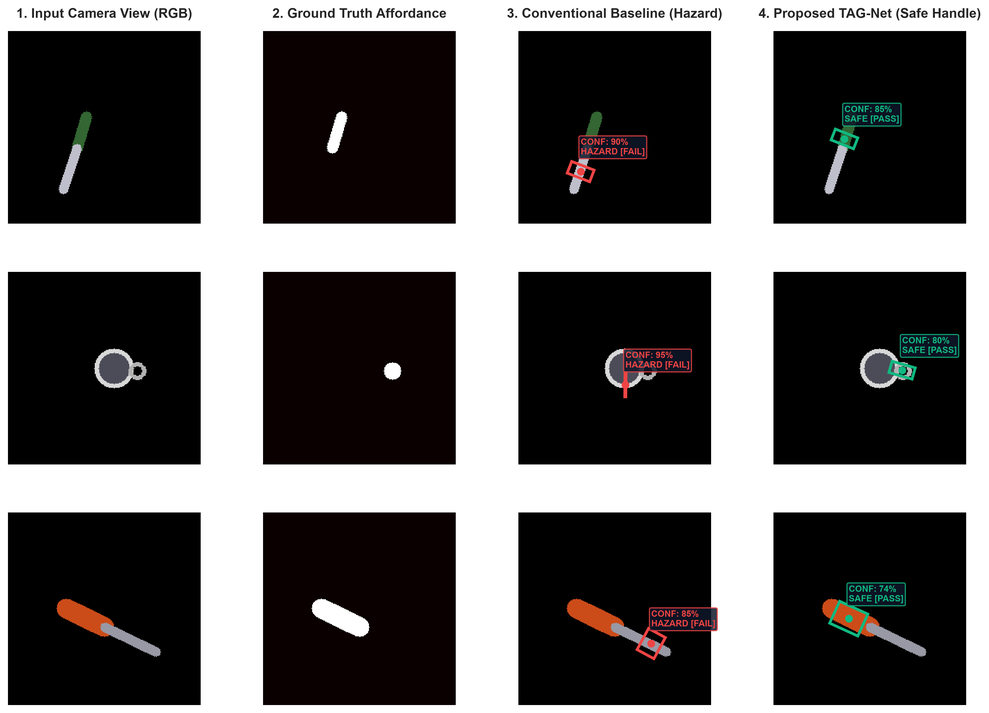
#> input picture colab_eda_results/plot5_qualitative_explainability_matrix.png, 989 x 713 px, shrunk from 3726 x 2688 before the run
$ python create_presentation_images_pdf.py
#> lines starting #> are read from the running program, lines starting #| are printed output that depends on the picture
"""
Generate TAG-Net Presentation Images PDF & Studio Mockup
========================================================
Compiles all high-resolution visual assets into a single clean PDF:
`TAG_Net_Presentation_Images.pdf` with slide mapping labels.
"""

import os
import sys
import numpy as np
import matplotlib
import matplotlib.pyplot as plt
from matplotlib.backends.backend_pdf import PdfPages
from PIL import Image

ROOT_DIR = os.path.dirname(os.path.abspath(__file__))
ASSETS_DIR = os.path.join(ROOT_DIR, "assets", "presentation_slides")
COLAB_DIR = os.path.join(ROOT_DIR, "colab_eda_results")
PDF_PATH = os.path.join(ROOT_DIR, "TAG_Net_Presentation_Images.pdf")

os.makedirs(ASSETS_DIR, exist_ok=True)


def create_studio_dashboard_mockup():
    """Renders a visual graphic of the Web Studio Dashboard interface."""
    out_path = os.path.join(ASSETS_DIR, "studio_dashboard_interface.png")

    # Load visualization image if available, else generate
    vis_path = os.path.join(COLAB_DIR, "plot5_qualitative_explainability_matrix.png")
    sim_path = os.path.join(ASSETS_DIR, "3d_knife_handover_safe.png")

    fig = plt.figure(figsize=(16, 9), dpi=150, facecolor='#07090E')
    ax = fig.add_subplot(111)
    ax.set_facecolor('#07090E')
    ax.axis('off')

    # Header bar
    ax.text(0.04, 0.94, "⚡ TAG-NET STUDIO // 6-DoF ROBOTIC MANIPULATION DIGITAL TWIN",
            color='#38BDF8', fontsize=16, fontweight='bold', transform=ax.transAxes)
    ax.text(0.04, 0.90, "FASTAPI ASYNC BACKEND • 17.69 ms INFERENCE • 56.5 FPS • MUJOCO 3.15 HD",
            color='#94A3B8', fontsize=10, fontfamily='monospace', transform=ax.transAxes)

    # Status pills
    ax.text(0.72, 0.93, "STATUS: ONLINE (56.5 FPS)", color='#10B981', fontsize=11, fontweight='bold',
            bbox=dict(boxstyle="round,pad=0.4", facecolor='#0D121C', edgecolor='#10B981', lw=1.5), transform=ax.transAxes)
    ax.text(0.88, 0.93, "ENGINE: MUJOCO HD", color='#38BDF8', fontsize=11, fontweight='bold',
            bbox=dict(boxstyle="round,pad=0.4", facecolor='#0D121C', edgecolor='#38BDF8', lw=1.5), transform=ax.transAxes)

    # Draw two main screen cards
    # Left: Perception
    ax.text(0.04, 0.83, "VIEWPORT 1: AGAM NEURAL AFFORDANCE PERCEPTION", color='#F8FAFC', fontsize=12, fontweight='bold', transform=ax.transAxes)
    if os.path.exists(vis_path):
        img_vis = Image.open(vis_path)
#> img_vis is the input picture: PIL image 989x713 RGBA; mean R, G, B, A 98.3, 96.4, 96.2, 255
        ax_in1 = fig.add_axes([0.04, 0.16, 0.44, 0.64])
        ax_in1.imshow(img_vis)
        ax_in1.axis('off')

    # Right: MuJoCo Live Stream
    ax.text(0.52, 0.83, "VIEWPORT 2: 6-DoF MUJOCO PHYSICAL EXECUTION (16:9 HD)", color='#F8FAFC', fontsize=12, fontweight='bold', transform=ax.transAxes)
    if os.path.exists(sim_path):
        img_sim = Image.open(sim_path)
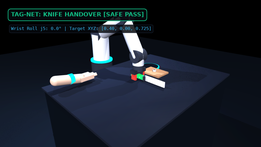
#> input picture assets/presentation_slides/3d_knife_handover_safe.png, 261 x 147 px, shrunk from 985 x 554 before the run
#> img_sim is the input picture: PIL image 261x147 RGBA; mean R, G, B, A 24.1, 31.4, 40.7, 255
        ax_in2 = fig.add_axes([0.52, 0.16, 0.44, 0.64])
        ax_in2.imshow(img_sim)
        ax_in2.axis('off')

    # Bottom control indicators
    controls_text = "INTERACTIVE DOCK: [ MODEL: TAG-Net (AGAM) ]   [ TOOL: Chef Knife ]   [ TASK: Safe Handover ]   [ ORIENTATION: 0° (Wrist Roll j5) ]   [ α: 1.00 ]"
    ax.text(0.50, 0.06, controls_text, color='#38BDF8', fontsize=10, fontfamily='monospace', ha='center',
            bbox=dict(boxstyle="round,pad=0.5", facecolor='#0D121C', edgecolor='#1E293B', lw=1), transform=ax.transAxes)

    plt.savefig(out_path, bbox_inches='tight', pad_inches=0.2, facecolor='#07090E')
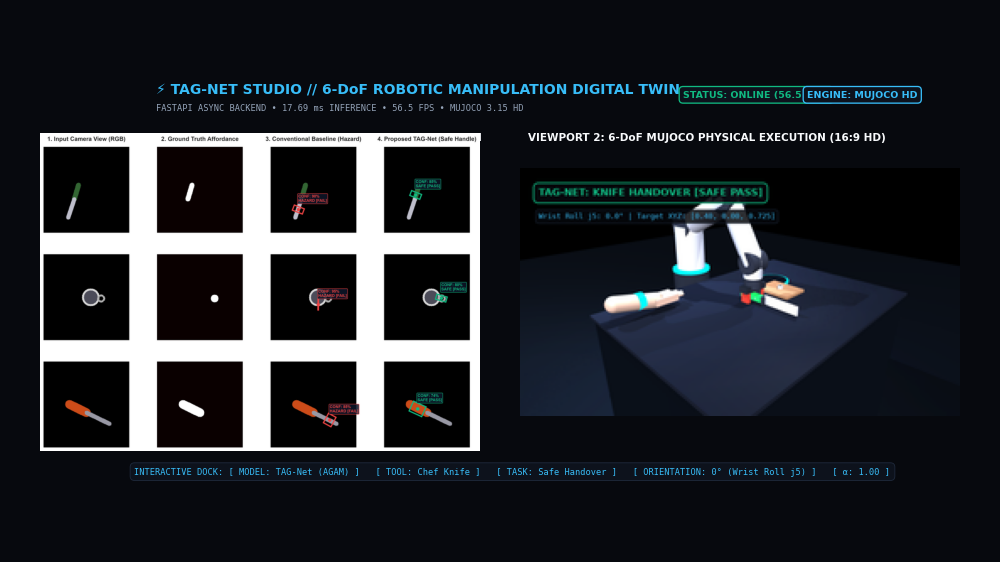
#> figure drawn by matplotlib, 2 panels
    plt.close(fig)
    print(f"Created: {out_path}")
    return out_path


def build_images_pdf():
    mockup_path = create_studio_dashboard_mockup()

    # Image registry: (Title, Slide to Use On, Description, File Path)
    images_to_compile = [
        (
            "IMAGE 1: Conventional Baseline Failure (Blade Grasp)",
            "SLIDE 2: The Critical Failure of Conventional Grasping",
            "Shows conventional model (GG-CNN/Dex-Net philosophy) clamping the dangerous sharp cutting blade.",
            os.path.join(ASSETS_DIR, "3d_knife_blade_hazard.png")
        ),
        (
            "IMAGE 2: TAG-Net Architecture & AGAM Dataflow",
            "SLIDE 4: Proposed TAG-Net & AGAM Architecture",
            "Full neural dataflow: 4-channel RGB-D input, ResNet backbone, AGAM attention branch, Hadamard fusion, and 6-DoF twin.",
            os.path.join(ASSETS_DIR, "tagnet_architecture_pipeline.png")
        ),
        (
            "IMAGE 3: TAG-Net Safe Knife Handover",
            "SLIDE 6: Safe Tool Handover Demonstration (Chef Knife)",
            "MuJoCo robotic arm securely grasping the knife handle and presenting it directly to the human palm.",
            os.path.join(ASSETS_DIR, "3d_knife_handover_safe.png")
        ),
        (
            "IMAGE 4: Rotated Mug Handle Grasp (45° Wrist Roll)",
            "SLIDE 7: Handling Rotated Objects & Dynamic Wrist Alignment",
            "Robot wrist roll rotates 45° to match rotated mug, avoiding the sanitary drinking rim and grasping the loop.",
            os.path.join(ASSETS_DIR, "3d_mug_rotated_safe.png")
        ),
        (
            "IMAGE 5: Screwdriver Power Grip for Work/Torque",
            "SLIDE 8: Functional Tool Manipulation (Screwdriver)",
            "Grasping the textured rubber power grip instead of the metal shaft to apply clockwise fastening torque.",
            os.path.join(ASSETS_DIR, "3d_screwdriver_torque_safe.png")
        ),
        (
            "IMAGE 6: Side-by-Side Visual Proof Matrix",
            "SLIDE 9: Qualitative Comparison Matrix (Knife, Mug, Tool)",
            "Multi-tool comparison: RGB Camera vs GT Affordance Mask vs Conventional Failure (Red) vs TAG-Net Safe (Green).",
            os.path.join(COLAB_DIR, "plot5_qualitative_explainability_matrix.png")
        ),
        (
            "IMAGE 7: Executive Web Studio Dashboard Interface",
            "SLIDE 10: Real-Time Web Studio & API Architecture",
            "Live demonstration UI showing synchronized neural heatmap perception and 6-DoF MuJoCo simulation stream.",
            mockup_path
        )
    ]

    print(f"\n>>> Compiling {len(images_to_compile)} high-resolution images into PDF...")
    with PdfPages(PDF_PATH) as pdf:
        # Cover / Index Page
        fig, ax = plt.subplots(figsize=(11.69, 8.27), dpi=150, facecolor='#07090E') # A4 Landscape
        ax.set_facecolor('#07090E')
        ax.axis('off')

        ax.text(0.5, 0.90, "TAG-NET PRESENTATION VISUAL ASSETS CATALOG", color='#38BDF8', fontsize=18, fontweight='bold', ha='center')
        ax.text(0.5, 0.85, "High-Resolution Images for Slides • Exact Slide Mapping & Captions", color='#94A3B8', fontsize=11, fontfamily='monospace', ha='center')

        y = 0.75
        for idx, (title, slide_info, desc, path) in enumerate(images_to_compile):
            exists = "✓" if os.path.exists(path) else "✗"
            color = '#10B981' if exists == "✓" else '#EF4444'
            ax.text(0.08, y, f"[{exists}] {title}", color='#FFFFFF', fontsize=11, fontweight='bold')
            ax.text(0.12, y - 0.035, f"→ Target: {slide_info}", color='#38BDF8', fontsize=9.5, fontfamily='monospace')
            ax.text(0.12, y - 0.065, f"→ Details: {desc}", color='#94A3B8', fontsize=8.5)
            y -= 0.10

        ax.text(0.5, 0.05, "TAG-Net Project • Task-Aware Affordance-Gated Grasp Network", color='#64748B', fontsize=9, ha='center')
        pdf.savefig(fig, facecolor='#07090E')
        plt.close(fig)

        # Image Pages
        for title, slide_info, desc, path in images_to_compile:
            if not os.path.exists(path):
                print(f"Warning: {path} not found. Skipping.")
                continue

            fig = plt.figure(figsize=(11.69, 8.27), dpi=150, facecolor='#07090E')
            ax = fig.add_subplot(111)
            ax.set_facecolor('#07090E')
            ax.axis('off')

            # Header text
            ax.text(0.05, 0.94, title.upper(), color='#38BDF8', fontsize=14, fontweight='bold', transform=ax.transAxes)
            ax.text(0.05, 0.90, f"WHERE TO USE IN PPT: {slide_info}", color='#10B981', fontsize=10.5, fontfamily='monospace', fontweight='bold', transform=ax.transAxes)
            ax.text(0.05, 0.87, f"EXPLANATION: {desc}", color='#94A3B8', fontsize=9, transform=ax.transAxes)

            # Embed Image
            img = Image.open(path)
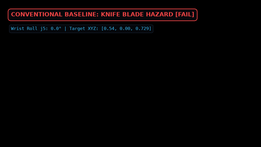
#> input picture assets/presentation_slides/3d_knife_blade_hazard.png, 261 x 147 px, shrunk from 985 x 554 before the run
#> img is the input picture: PIL image 261x147 RGBA; mean R, G, B, A 4.7, 2.2, 2.7, 255
            ax_img = fig.add_axes([0.05, 0.06, 0.90, 0.78])
            ax_img.imshow(img)
            ax_img.axis('off')

            pdf.savefig(fig, facecolor='#07090E')
            plt.close(fig)
            print(f"  + Added: {title}")

    print(f"\n[SUCCESS] PDF catalog compiled cleanly at:\n   {PDF_PATH}\n")


if __name__ == "__main__":
#> (the run stopped early here; a loop or call above may not have finished)
